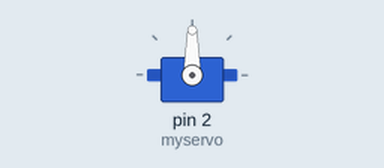
The sketch below on a simulated Arduino Uno, built with avr-gcc and run on an emulated ATmega328P. On the bench: servo.

Above: at 0.05 s.
At 26.55 s:
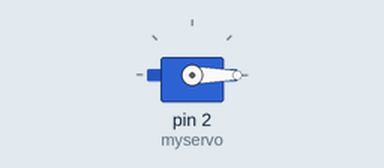
Timing chart, 0 to 34.6 s (numbered marks = the images above):
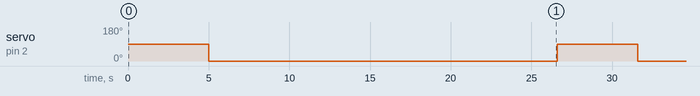

Measured:
- by itself, servo on pin 2 (myservo): alternates 90° for 5.0 s and 0° for 21.6 s

The sketch:

cat_monitoring_16.ino
```cpp
#include <SoftwareSerial.h>
#include <Wire.h>
#include <Servo.h>

Servo myservo;
SoftwareSerial modul_bt (0,1);
char val;

void setup()
{
  Serial.begin(9600);
  modul_bt.begin(9600);
  myservo.attach(2);

}

void loop()
{
  myservo.write(90);
  delay(5000);
  myservo.write(0);
  delay(21600);

}
```
